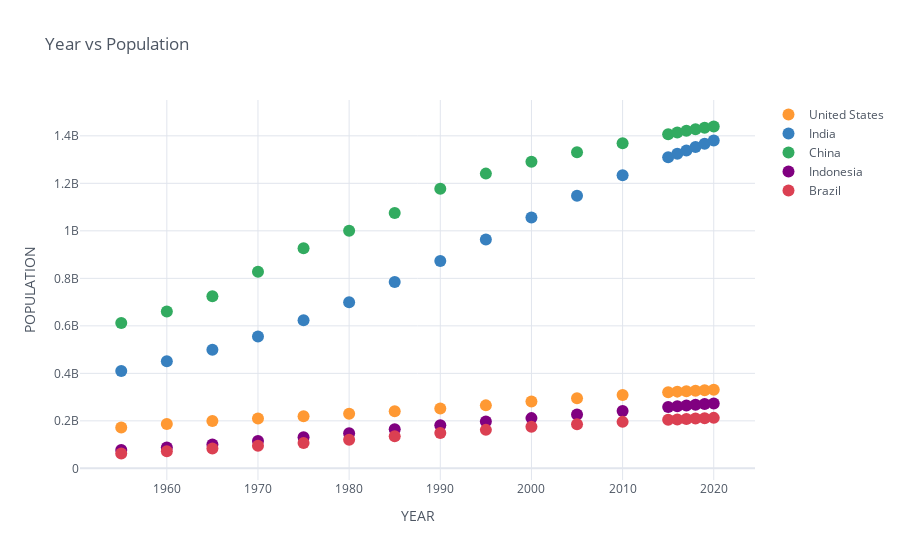

This figure's notebook cell:
### Markdown cell above
# **SCATTER PLOT**

### Code cell
df_population_raw.iplot(kind='scatter',
                        mode='markers',
                        xTitle='YEAR',
                        yTitle='POPULATION',
                        title='Year vs Population')

### Figure 1 — Plotly figure (JSON) as saved in the notebook; plotly's stock layout.template omitted (floating-point values rounded to 4 significant figures)
{"data": [{"line": {"color": "rgba(255, 153, 51, 1.0)", "dash": "solid", "shape": "linear", "width": 1.3}, "marker": {"size": 12, "symbol": "circle"}, "mode": "markers", "name": "United States", "text": "", "x": [1955, 1960, 1965, 1970, 1975, 1980, 1985, 1990, 1995, 2000, 2005, 2010, 2015, 2016, 2017, 2018, 2019, 2020], "y": [171685336, 186720571, 199733676, 209513341, 219081251, 229476354, 240499825, 252120309, 265163745, 281710909, 294993511, 309011475, 320878310, 323015995, 325084756, 327096265, 329064917, 331002651], "type": "scatter"}, {"line": {"color": "rgba(55, 128, 191, 1.0)", "dash": "solid", "shape": "linear", "width": 1.3}, "marker": {"size": 12, "symbol": "circle"}, "mode": "markers", "name": "India", "text": "", "x": [1955, 1960, 1965, 1970, 1975, 1980, 1985, 1990, 1995, 2000, 2005, 2010, 2015, 2016, 2017, 2018, 2019, 2020], "y": [409880595, 450547679, 499123324, 555189792, 623102897, 698952844, 784360008, 873277798, 963922588, 1056575549, 1147609927, 1234281170, 1310152403, 1324517249, 1338676785, 1352642280, 1366417754, 1380004385], "type": "scatter"}, {"line": {"color": "rgba(50, 171, 96, 1.0)", "dash": "solid", "shape": "linear", "width": 1.3}, "marker": {"size": 12, "symbol": "circle"}, "mode": "markers", "name": "China", "text": "", "x": [1955, 1960, 1965, 1970, 1975, 1980, 1985, 1990, 1995, 2000, 2005, 2010, 2015, 2016, 2017, 2018, 2019, 2020], "y": [612241554, 660408056, 724218968, 827601394, 926240885, 1000089235, 1075589361, 1176883674, 1240920535, 1290550765, 1330776380, 1368810615, 1406847870, 1414049351, 1421021791, 1427647786, 1433783686, 1439323776], "type": "scatter"}, {"line": {"color": "rgba(128, 0, 128, 1.0)", "dash": "solid", "shape": "linear", "width": 1.3}, "marker": {"size": 12, "symbol": "circle"}, "mode": "markers", "name": "Indonesia", "text": "", "x": [1955, 1960, 1965, 1970, 1975, 1980, 1985, 1990, 1995, 2000, 2005, 2010, 2015, 2016, 2017, 2018, 2019, 2020], "y": [77273425, 87751068, 100267062, 114793178, 130680727, 147447836, 164982451, 181413402, 196934260, 211513823, 226289470, 241834215, 258383256, 261556381, 264650963, 267670543, 270625568, 273523615], "type": "scatter"}, {"line": {"color": "rgba(219, 64, 82, 1.0)", "dash": "solid", "shape": "linear", "width": 1.3}, "marker": {"size": 12, "symbol": "circle"}, "mode": "markers", "name": "Brazil", "text": "", "x": [1955, 1960, 1965, 1970, 1975, 1980, 1985, 1990, 1995, 2000, 2005, 2010, 2015, 2016, 2017, 2018, 2019, 2020], "y": [62533919, 72179226, 83373530, 95113265, 107216205, 120694009, 135274080, 149003223, 162019896, 174790340, 186127103, 195713635, 204471769, 206163053, 207833823, 209469323, 211049527, 212559417], "type": "scatter"}], "layout": {"legend": {"bgcolor": "#FFFFFF", "font": {"color": "#4D5663"}}, "paper_bgcolor": "#FFFFFF", "plot_bgcolor": "#FFFFFF", "title": {"font": {"color": "#4D5663"}, "text": "Year vs Population"}, "xaxis": {"gridcolor": "#E1E5ED", "showgrid": true, "tickfont": {"color": "#4D5663"}, "title": {"font": {"color": "#4D5663"}, "text": "YEAR"}, "zerolinecolor": "#E1E5ED"}, "yaxis": {"gridcolor": "#E1E5ED", "showgrid": true, "tickfont": {"color": "#4D5663"}, "title": {"font": {"color": "#4D5663"}, "text": "POPULATION"}, "zerolinecolor": "#E1E5ED"}}}
